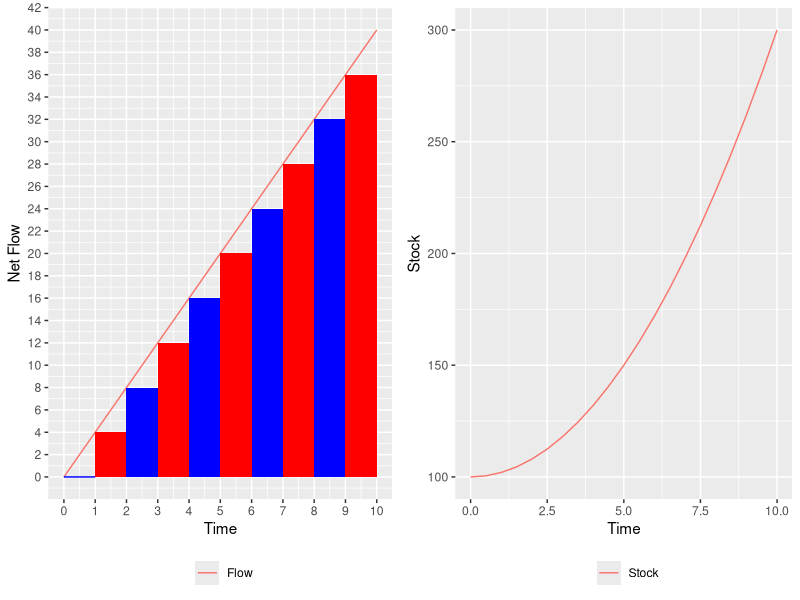

Source code (R):
library(ggplot2)
library(scales)
require(gridExtra)

INIT<-100
DT<-0.5
time<-seq(0,10,by=DT)
flow<-4*time # dy/dt = 4t
stock<-INIT + 2*time^2

p1<-ggplot()+
  geom_line(aes(time,flow,color="Flow"))+
  scale_y_continuous(breaks = seq(0, 100, 2))+
  scale_x_continuous(minor_breaks = seq(0 , 100, 0.5), breaks = seq(0, 100, 1))+
  geom_segment(aes(x=0,xend=1,y=0,yend=0),color="blue")+
  geom_rect(aes(xmin = 1, xmax = 2,   ymin = 0, ymax = 4),fill="red") +
  geom_rect(aes(xmin = 2, xmax = 3,   ymin = 0, ymax = 8),fill="blue") +
  geom_rect(aes(xmin = 3, xmax = 4,   ymin = 0, ymax = 12),fill="red") +
  geom_rect(aes(xmin = 4, xmax = 5,   ymin = 0, ymax = 16),fill="blue") +
  geom_rect(aes(xmin = 5, xmax = 6,   ymin = 0, ymax = 20),fill="red") +
  geom_rect(aes(xmin = 6, xmax = 7,   ymin = 0, ymax = 24),fill="blue") +
  geom_rect(aes(xmin = 7, xmax = 8,   ymin = 0, ymax = 28),fill="red") +
  geom_rect(aes(xmin = 8, xmax = 9,   ymin = 0, ymax = 32),fill="blue") +  
  geom_rect(aes(xmin = 9, xmax = 10,   ymin = 0, ymax = 36),fill="red") +
  ylab("Net Flow")+
  xlab("Time") +
  labs(color="")+
  theme(legend.position="bottom")


p2<-ggplot()+
  geom_line(aes(time,stock,color="Stock"))+
  scale_y_continuous(labels = comma)+
  ylab("Stock")+
  xlab("Time") +
  labs(color="")+
  theme(legend.position="bottom")

p3<-ggplot()+
  geom_line(aes(time,flow,color="Flow"))+
  scale_y_continuous(breaks = seq(0, 100, 2))+
  scale_x_continuous(minor_breaks = seq(0 , 100, 0.5), breaks = seq(0, 100, 1))+
  geom_segment(aes(x=0,xend=0.5,y=0,yend=0),color="blue")+
  geom_rect(aes(xmin = 0.5, xmax = 1,   ymin = 0, ymax = 2),fill="red") +
  geom_rect(aes(xmin = 1, xmax = 1.5,   ymin = 0, ymax = 4),fill="blue") +
  geom_rect(aes(xmin = 1.5, xmax = 2,   ymin = 0, ymax = 6),fill="red") +
  geom_rect(aes(xmin = 2, xmax = 2.5,   ymin = 0, ymax = 8),fill="blue") +
  geom_rect(aes(xmin = 2.5, xmax = 3,   ymin = 0, ymax = 10),fill="red") +
  geom_rect(aes(xmin = 3, xmax = 3.5,   ymin = 0, ymax = 12),fill="blue") +
  geom_rect(aes(xmin = 3.5, xmax = 4,   ymin = 0, ymax = 14),fill="red") +
  geom_rect(aes(xmin = 4, xmax = 4.5,   ymin = 0, ymax = 16),fill="blue") +  
  geom_rect(aes(xmin = 4.5, xmax = 5,   ymin = 0, ymax = 18),fill="red") +
  geom_rect(aes(xmin = 5, xmax = 5.5,   ymin = 0, ymax = 20),fill="blue") +  
  geom_rect(aes(xmin = 5.5, xmax = 6,   ymin = 0, ymax = 22),fill="red") +
  geom_rect(aes(xmin = 6, xmax = 6.5,   ymin = 0, ymax = 24),fill="blue") +  
  geom_rect(aes(xmin = 6.5, xmax = 7,   ymin = 0, ymax = 26),fill="red") +
  geom_rect(aes(xmin = 7, xmax = 7.5,   ymin = 0, ymax = 28),fill="blue") +  
  geom_rect(aes(xmin = 7.5, xmax = 8,   ymin = 0, ymax = 30),fill="red") + 
  geom_rect(aes(xmin = 8, xmax = 8.5,   ymin = 0, ymax = 32),fill="blue") +  
  geom_rect(aes(xmin = 8.5, xmax = 9,   ymin = 0, ymax = 34),fill="red") + 
  geom_rect(aes(xmin = 9, xmax = 9.5,   ymin = 0, ymax = 36),fill="blue") +  
  geom_rect(aes(xmin = 9.5, xmax = 10,   ymin = 0, ymax = 38),fill="red") + 
  ylab("Net Flow")+
  xlab("Time") +
  labs(color="")+
  theme(legend.position="bottom")

p4<-ggplot()+
  geom_line(aes(time,flow,color="Flow"))+
  scale_y_continuous(breaks = seq(0, 100, 2))+
  scale_x_continuous(minor_breaks = seq(0 , 100, 0.5), breaks = seq(0, 100, 1))+
  geom_segment(aes(x=0,xend=0.25,y=0,yend=0),color="blue")+
  geom_rect(aes(xmin = 0.25, xmax = 0.5,   ymin = 0, ymax = 1),fill="red") +
  geom_rect(aes(xmin = 0.5, xmax = 0.75,   ymin = 0, ymax = 2),fill="blue") +
  geom_rect(aes(xmin = 0.75, xmax = 1,   ymin = 0, ymax = 3),fill="red") +
  geom_rect(aes(xmin = 1.0, xmax = 1.25,   ymin = 0, ymax = 4),fill="blue") +
  geom_rect(aes(xmin = 1.25, xmax = 1.5,   ymin = 0, ymax = 5),fill="red") +
  geom_rect(aes(xmin = 1.5, xmax = 1.75,   ymin = 0, ymax = 6),fill="blue") +
  geom_rect(aes(xmin = 1.75, xmax = 2,   ymin = 0, ymax = 7),fill="red") +
  geom_rect(aes(xmin = 2, xmax = 2.25,   ymin = 0, ymax = 8),fill="blue") +  
  geom_rect(aes(xmin = 2.25, xmax = 2.5,   ymin = 0, ymax = 9),fill="red") +
  geom_rect(aes(xmin = 2.5, xmax = 2.75,   ymin = 0, ymax = 10),fill="blue") +  
  geom_rect(aes(xmin = 2.75, xmax = 3,   ymin = 0, ymax = 11),fill="red") +
  geom_rect(aes(xmin = 3, xmax = 3.25,   ymin = 0, ymax = 12),fill="blue") +  
  geom_rect(aes(xmin = 3.25, xmax = 3.5,   ymin = 0, ymax = 13),fill="red") +
  geom_rect(aes(xmin = 3.5, xmax = 3.75,   ymin = 0, ymax = 14),fill="blue") +  
  geom_rect(aes(xmin = 3.75, xmax = 4,   ymin = 0, ymax = 15),fill="red") + 
  geom_rect(aes(xmin = 4, xmax = 4.25,   ymin = 0, ymax = 16),fill="blue") +  
  geom_rect(aes(xmin = 4.25, xmax = 4.5,   ymin = 0, ymax = 17),fill="red") + 
  geom_rect(aes(xmin = 4.5, xmax = 4.75,   ymin = 0, ymax = 18),fill="blue") +  
  geom_rect(aes(xmin = 4.75, xmax = 5,   ymin = 0, ymax = 19),fill="red") + 
  geom_rect(aes(xmin = 5, xmax = 5.25,   ymin = 0, ymax = 20),fill="blue") +  
  geom_rect(aes(xmin = 5.25, xmax = 5.5,   ymin = 0, ymax = 21),fill="red") + 
  geom_rect(aes(xmin = 5.5, xmax = 5.75,   ymin = 0, ymax = 22),fill="blue") +  
  geom_rect(aes(xmin = 5.75, xmax = 6,   ymin = 0, ymax = 23),fill="red") + 
  geom_rect(aes(xmin = 6, xmax = 6.25,   ymin = 0, ymax = 24),fill="blue") +  
  geom_rect(aes(xmin = 6.25, xmax = 6.5,   ymin = 0, ymax = 25),fill="red") + 
  geom_rect(aes(xmin = 6.5, xmax = 6.75,   ymin = 0, ymax = 26),fill="blue") +  
  geom_rect(aes(xmin = 6.75, xmax = 7,   ymin = 0, ymax = 27),fill="red") + 
  geom_rect(aes(xmin = 7, xmax = 7.25,   ymin = 0, ymax = 28),fill="blue") +  
  geom_rect(aes(xmin = 7.25, xmax = 7.5,   ymin = 0, ymax = 29),fill="red") + 
  geom_rect(aes(xmin = 7.5, xmax = 7.75,   ymin = 0, ymax = 30),fill="blue") +  
  geom_rect(aes(xmin = 7.75, xmax = 8,   ymin = 0, ymax = 31),fill="red") + 
  geom_rect(aes(xmin = 8, xmax = 8.25,   ymin = 0, ymax = 32),fill="blue") +  
  geom_rect(aes(xmin = 8.25, xmax = 8.5,   ymin = 0, ymax = 33),fill="red") + 
  geom_rect(aes(xmin = 8.5, xmax = 8.75,   ymin = 0, ymax = 34),fill="blue") +  
  geom_rect(aes(xmin = 8.75, xmax = 9,   ymin = 0, ymax = 35),fill="red") + 
  geom_rect(aes(xmin = 9, xmax = 9.25,   ymin = 0, ymax = 36),fill="blue") +  
  geom_rect(aes(xmin = 9.25, xmax = 9.5,   ymin = 0, ymax = 37),fill="red") + 
  geom_rect(aes(xmin = 9.5, xmax = 9.75,   ymin = 0, ymax = 38),fill="blue") + 
  geom_rect(aes(xmin = 9.75, xmax = 10.0,   ymin = 0, ymax = 39),fill="red") + 
    ylab("Net Flow")+
  xlab("Time") +
  labs(color="")+
  theme(legend.position="bottom")

grid.arrange(p1, p2, nrow=1, ncol=2)